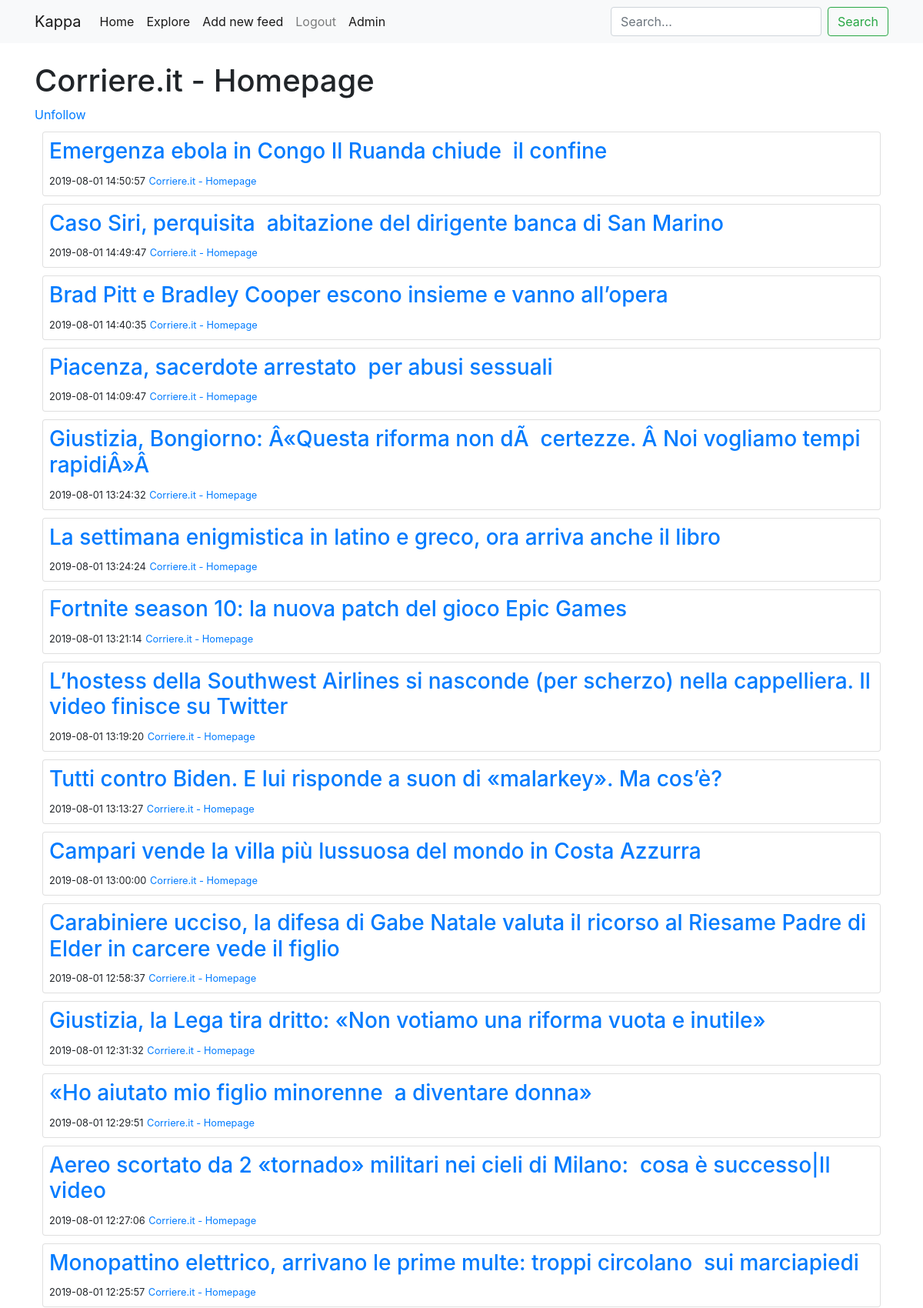
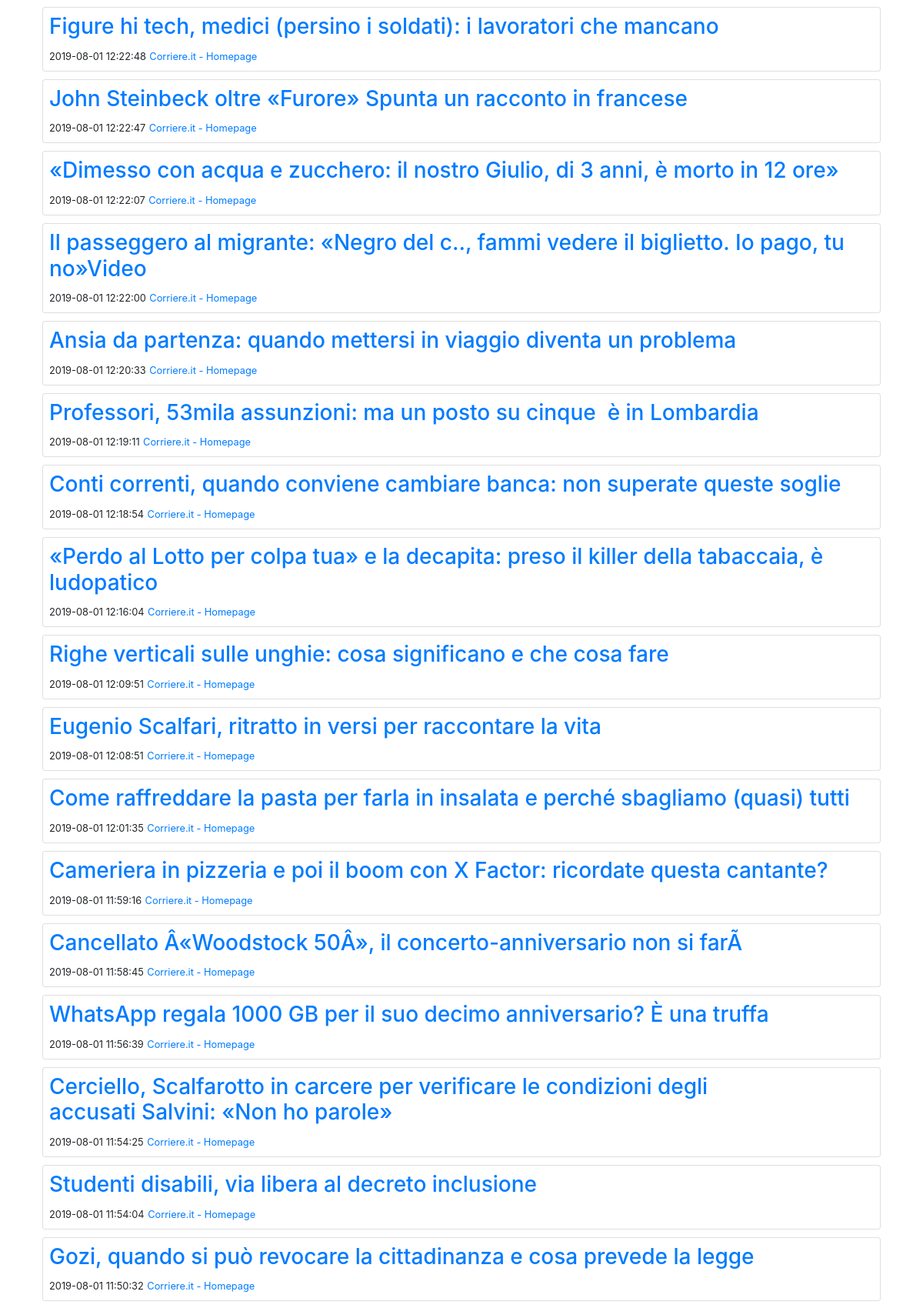
Screenshot of /feed/5 (signed in, upper part) with the database file from the repository (2 pictures, top to bottom).
### rss_reader/models.py (models this page shows, shortened)
class User(db.Model, UserMixin):
    id = db.Column(db.Integer, primary_key=True)
    username = db.Column(db.String(64), index=True, unique=True)
    email = db.Column(db.String(128), index=True, unique=True)
    password_hash = db.Column(db.String(128))
    feeds = db.relationship(
        "RssFeed", secondary=feeds, lazy="dynamic", backref="followers"
    )
    def is_following(self, rss_feed):
        return rss_feed in self.feeds

class RssFeed(db.Model):
    __searchable__ = ["title"]
    title = db.Column(db.String(128))
    id = db.Column(db.Integer, primary_key=True)
    link = db.Column(db.String(128), unique=True)
    favicon = db.Column(db.String(128))
    posts = db.relationship("RssEntry", backref="feed_file", lazy="dynamic")

class RssEntry(db.Model):
    id = db.Column(db.Integer, primary_key=True)
    href = db.Column(
        db.String(128)
    )  # unique is not false to let multiple feed files have the same article
    feed_id = db.Column(db.ForeignKey("rss_feed.id"))
    title = db.Column(db.String(128))
    date = db.Column(db.DateTime, index=True)
    content = db.Column(db.String(1024))  # I will cut every entry

### rss_reader/routes.py (the view)
@app.route("/feed/<feed_id>")
@login_required
def feed(feed_id):
    feed = RssFeed.query.filter_by(id=feed_id).first_or_404()
    entries = feed.posts.order_by(RssEntry.date.desc())
    return render_template("feed.html", feeds=entries, title=feed.title, feed=feed)

### rss_reader/models.py (called while the page is built)
@login.user_loader
def load_user(id):
    return User.query.get(int(id))

### rss_reader/routes.py (called while the page is built)
@app.before_request
def before_request():
    pass

### rss_reader/templates/feed.html (shortened to what this page needs)
{% extends "base.html" %}
{% block content %}
<h1>{{title}}</h1>
{% if current_user.is_following(feed) %}
<a href="{{ url_for('unfollow', rss_feed=feed.id) }}">Unfollow</a>
{% else %}
<a href="{{ url_for('follow', rss_feed=feed.id) }}">Follow</a>
{% endif %}
{% for feed in feeds %}
<div class="card">
  <div class="card-body">
    <div class="card-title" style="margin:0px">
      <h3><a data-toggle="collapse" href="#card-collapse-{{loop.index}}" aria-expanded="false" >{{feed.title}}</a></h3>
      <small>{{feed.date}}</small>
      <small><a href="{{ url_for('feed', feed_id=feed.feed_file.id) }}">{{feed.feed_file.title}}</a></small>
    </div>
  </div>
</div>
{% endfor %}
{% endblock content %}

### rss_reader/templates/base.html (shortened to what this page needs)
<!doctype html>
<html lang="en">
  <head>
    <link rel="stylesheet" href="https://stackpath.bootstrapcdn.com/bootstrap/4.3.1/css/bootstrap.min.css">
    <link rel="stylesheet" href={{ url_for('static', filename='css/base.css') }}>
  </head>
  <body>
    <nav class="navbar navbar-expand-lg navbar-light bg-light">
      <div class="container">
        <a class="navbar-brand" href="#">{{current_user.username}}</a>
        <div class="collapse navbar-collapse" id="navbarSupportedContent">
          <ul class="navbar-nav mr-auto">
            <li class="nav-item active">
              <a class="nav-link" href="{{ url_for('index') }}">Home</a>
            </li>
            <li class="nav-item active">
              <a class="nav-link" href="{{ url_for('explore') }}">Explore</a>
            </li>
            {% if current_user.is_anonymous %}
            <li class="nav-item">
              <a class="nav-link" href="{{ url_for('login') }}">Login</a>
            </li>
            {% else %}
            <div class="nav-item active">
              <a class="nav-link" href="{{ url_for('add') }}">Add new feed</a>
            </div>
              <a class="nav-link" href="{{ url_for('logout') }}">Logout</a>
            {% endif %}
            {% if current_user.username == "Kappa" %}
            <div class="nav-item active">
              <a class="nav-link" href="{{ url_for('admin_feed_list') }}">Admin</a>
            </div>
            {% endif %}
          </ul>
          <form class="form-inline my-2 my-lg-0" method="get" action="{{ url_for('explore') }}">
            <input class="form-control mr-sm-2" type="search" placeholder="Search..." aria-label="Search" name="q">
            <button class="btn btn-outline-success my-2 my-sm-0" type="submit">Search</button>
          </form>
        </div>
      </div>
    </nav>
    <div class="container">
        {% block content %}{% endblock %}
    </div>
  </body>
</html>

### rss_reader/static/css/base.css (style rules this page uses)
.navbar { margin: 0px 0px 25px 0px; }
.card { margin: 10px; }
.card-body { padding: 0.5rem; }
.form-control { margin: 0px 5px 0px 5px; }

### rows the page displays
User: username "Kappa"
RssFeed: title "Corriere.it - Homepage"
RssEntry: title "Emergenza ebola in Congo Il Ruanda chiude il confine", date "2019-08-01 14:50:57", feed_file "Corriere.it - Homepage"
RssEntry: title "Caso Siri, perquisita abitazione del dirigente banca di San Marino", date "2019-08-01 14:49:47", feed_file "Corriere.it - Homepage"
RssEntry: title "Brad Pitt e Bradley Cooper escono insieme e vanno all’opera", date "2019-08-01 14:40:35", feed_file "Corriere.it - Homepage"
RssEntry: title "Piacenza, sacerdote arrestato per abusi sessuali", date "2019-08-01 14:09:47", feed_file "Corriere.it - Homepage"
RssEntry: title "Giustizia, Bongiorno: Â«Questa riforma non dÃ certezze. Â Noi vogliamo tempi rapidiÂ»Â", date "2019-08-01 13:24:32", feed_file "Corriere.it - Homepage"
RssEntry: title "La settimana enigmistica in latino e greco, ora arriva anche il libro", date "2019-08-01 13:24:24", feed_file "Corriere.it - Homepage"
RssEntry: title "Fortnite season 10: la nuova patch del gioco Epic Games", date "2019-08-01 13:21:14", feed_file "Corriere.it - Homepage"
RssEntry: title "L’hostess della Southwest Airlines si nasconde (per scherzo) nella cappelliera. Il video finisce su Twitter", date "2019-08-01 13:19:20", feed_file "Corriere.it - Homepage"
RssEntry: title "Tutti contro Biden. E lui risponde a suon di «malarkey». Ma cos’è?", date "2019-08-01 13:13:27", feed_file "Corriere.it - Homepage"
RssEntry: title "Campari vende la villa più lussuosa del mondo in Costa Azzurra", date "2019-08-01 13:00:00", feed_file "Corriere.it - Homepage"
RssEntry: title "Carabiniere ucciso, la difesa di Gabe Natale valuta il ricorso al Riesame Padre di Elder in carcere vede il figlio", date "2019-08-01 12:58:37", feed_file "Corriere.it - Homepage"
RssEntry: title "Giustizia, la Lega tira dritto: «Non votiamo una riforma vuota e inutile»", date "2019-08-01 12:31:32", feed_file "Corriere.it - Homepage"
RssEntry: title "«Ho aiutato mio figlio minorenne a diventare donna»", date "2019-08-01 12:29:51", feed_file "Corriere.it - Homepage"
RssEntry: title "Aereo scortato da 2 «tornado» militari nei cieli di Milano: cosa è successo|Il video", date "2019-08-01 12:27:06", feed_file "Corriere.it - Homepage"
RssEntry: title "Monopattino elettrico, arrivano le prime multe: troppi circolano sui marciapiedi", date "2019-08-01 12:25:57", feed_file "Corriere.it - Homepage"
RssEntry: title "Figure hi tech, medici (persino i soldati): i lavoratori che mancano", date "2019-08-01 12:22:48", feed_file "Corriere.it - Homepage"
RssEntry: title "John Steinbeck oltre «Furore» Spunta un racconto in francese", date "2019-08-01 12:22:47", feed_file "Corriere.it - Homepage"
RssEntry: title "«Dimesso con acqua e zucchero: il nostro Giulio, di 3 anni, è morto in 12 ore»", date "2019-08-01 12:22:07", feed_file "Corriere.it - Homepage"
RssEntry: title "Il passeggero al migrante: «Negro del c.., fammi vedere il biglietto. Io pago, tu no»Video", date "2019-08-01 12:22:00", feed_file "Corriere.it - Homepage"
RssEntry: title "Ansia da partenza: quando mettersi in viaggio diventa un problema", date "2019-08-01 12:20:33", feed_file "Corriere.it - Homepage"
RssEntry: title "Professori, 53mila assunzioni: ma un posto su cinque è in Lombardia", date "2019-08-01 12:19:11", feed_file "Corriere.it - Homepage"
RssEntry: title "Conti correnti, quando conviene cambiare banca: non superate queste soglie", date "2019-08-01 12:18:54", feed_file "Corriere.it - Homepage"
RssEntry: title "«Perdo al Lotto per colpa tua» e la decapita: preso il killer della tabaccaia, è ludopatico", date "2019-08-01 12:16:04", feed_file "Corriere.it - Homepage"
RssEntry: title "Righe verticali sulle unghie: cosa significano e che cosa fare", date "2019-08-01 12:09:51", feed_file "Corriere.it - Homepage"
RssEntry: title "Eugenio Scalfari, ritratto in versi per raccontare la vita", date "2019-08-01 12:08:51", feed_file "Corriere.it - Homepage"
RssEntry: title "Come raffreddare la pasta per farla in insalata e perché sbagliamo (quasi) tutti", date "2019-08-01 12:01:35", feed_file "Corriere.it - Homepage"
RssEntry: title "Cameriera in pizzeria e poi il boom con X Factor: ricordate questa cantante?", date "2019-08-01 11:59:16", feed_file "Corriere.it - Homepage"
RssEntry: title "Cancellato Â«Woodstock 50Â», il concerto-anniversario non si farÃ", date "2019-08-01 11:58:45", feed_file "Corriere.it - Homepage"
RssEntry: title "WhatsApp regala 1000 GB per il suo decimo anniversario? È una truffa", date "2019-08-01 11:56:39", feed_file "Corriere.it - Homepage"
RssEntry: title "Cerciello, Scalfarotto in carcere per verificare le condizioni degli accusati Salvini: «Non ho parole»", date "2019-08-01 11:54:25", feed_file "Corriere.it - Homepage"
RssEntry: title "Studenti disabili, via libera al decreto inclusione", date "2019-08-01 11:54:04", feed_file "Corriere.it - Homepage"
RssEntry: title "Gozi, quando si può revocare la cittadinanza e cosa prevede la legge", date "2019-08-01 11:50:32", feed_file "Corriere.it - Homepage"
